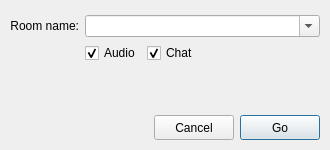
<?xml version="1.0" encoding="UTF-8"?>
<ui version="4.0">
 <class>conference_dialog</class>
 <widget class="QDialog" name="conference_dialog">
  <property name="geometry">
   <rect>
    <x>0</x>
    <y>0</y>
    <width>330</width>
    <height>150</height>
   </rect>
  </property>
  <property name="minimumSize">
   <size>
    <width>330</width>
    <height>150</height>
   </size>
  </property>
  <property name="windowTitle">
   <string>Join Conference</string>
  </property>
  <layout class="QGridLayout" name="grid_layout">
   <property name="leftMargin">
    <number>10</number>
   </property>
   <property name="topMargin">
    <number>15</number>
   </property>
   <property name="rightMargin">
    <number>10</number>
   </property>
   <property name="bottomMargin">
    <number>10</number>
   </property>
   <item row="0" column="0">
    <widget class="QLabel" name="room_label">
     <property name="text">
      <string>Room name:</string>
     </property>
     <property name="alignment">
      <set>Qt::AlignRight|Qt::AlignTrailing|Qt::AlignVCenter</set>
     </property>
    </widget>
   </item>
   <item row="0" column="1">
    <widget class="QComboBox" name="room_button">
     <property name="sizePolicy">
      <sizepolicy hsizetype="Expanding" vsizetype="Fixed">
       <horstretch>0</horstretch>
       <verstretch>0</verstretch>
      </sizepolicy>
     </property>
     <property name="editable">
      <bool>true</bool>
     </property>
     <property name="maxVisibleItems">
      <number>20</number>
     </property>
     <property name="maxCount">
      <number>20</number>
     </property>
     <property name="insertPolicy">
      <enum>QComboBox::NoInsert</enum>
     </property>
    </widget>
   </item>
   <item row="1" column="1">
    <layout class="QHBoxLayout" name="media_layout">
     <item>
      <widget class="QCheckBox" name="audio_button">
       <property name="text">
        <string>Audio</string>
       </property>
       <property name="checked">
        <bool>true</bool>
       </property>
      </widget>
     </item>
     <item>
      <widget class="QCheckBox" name="chat_button">
       <property name="text">
        <string>Chat</string>
       </property>
       <property name="checked">
        <bool>true</bool>
       </property>
      </widget>
     </item>
     <item>
      <spacer name="media_spacer">
       <property name="orientation">
        <enum>Qt::Horizontal</enum>
       </property>
       <property name="sizeHint" stdset="0">
        <size>
         <width>40</width>
         <height>20</height>
        </size>
       </property>
      </spacer>
     </item>
    </layout>
   </item>
   <item row="2" column="0" colspan="2">
    <spacer name="grid_spacer">
     <property name="orientation">
      <enum>Qt::Vertical</enum>
     </property>
     <property name="sizeHint" stdset="0">
      <size>
       <width>20</width>
       <height>20</height>
      </size>
     </property>
    </spacer>
   </item>
   <item row="3" column="0" colspan="2">
    <layout class="QHBoxLayout" name="button_box_layout">
     <property name="spacing">
      <number>6</number>
     </property>
     <item>
      <spacer name="button_box_spacer">
       <property name="orientation">
        <enum>Qt::Horizontal</enum>
       </property>
       <property name="sizeHint" stdset="0">
        <size>
         <width>40</width>
         <height>20</height>
        </size>
       </property>
      </spacer>
     </item>
     <item>
      <widget class="QPushButton" name="reject_button">
       <property name="minimumSize">
        <size>
         <width>80</width>
         <height>25</height>
        </size>
       </property>
       <property name="text">
        <string>Cancel</string>
       </property>
       <property name="autoDefault">
        <bool>false</bool>
       </property>
      </widget>
     </item>
     <item>
      <widget class="QPushButton" name="accept_button">
       <property name="minimumSize">
        <size>
         <width>80</width>
         <height>25</height>
        </size>
       </property>
       <property name="text">
        <string>Go</string>
       </property>
      </widget>
     </item>
    </layout>
   </item>
  </layout>
 </widget>
 <resources/>
 <connections>
  <connection>
   <sender>accept_button</sender>
   <signal>clicked()</signal>
   <receiver>conference_dialog</receiver>
   <slot>accept()</slot>
   <hints>
    <hint type="sourcelabel">
     <x>248</x>
     <y>102</y>
    </hint>
    <hint type="destinationlabel">
     <x>231</x>
     <y>62</y>
    </hint>
   </hints>
  </connection>
  <connection>
   <sender>reject_button</sender>
   <signal>clicked()</signal>
   <receiver>conference_dialog</receiver>
   <slot>reject()</slot>
   <hints>
    <hint type="sourcelabel">
     <x>151</x>
     <y>100</y>
    </hint>
    <hint type="destinationlabel">
     <x>125</x>
     <y>69</y>
    </hint>
   </hints>
  </connection>
 </connections>
</ui>
